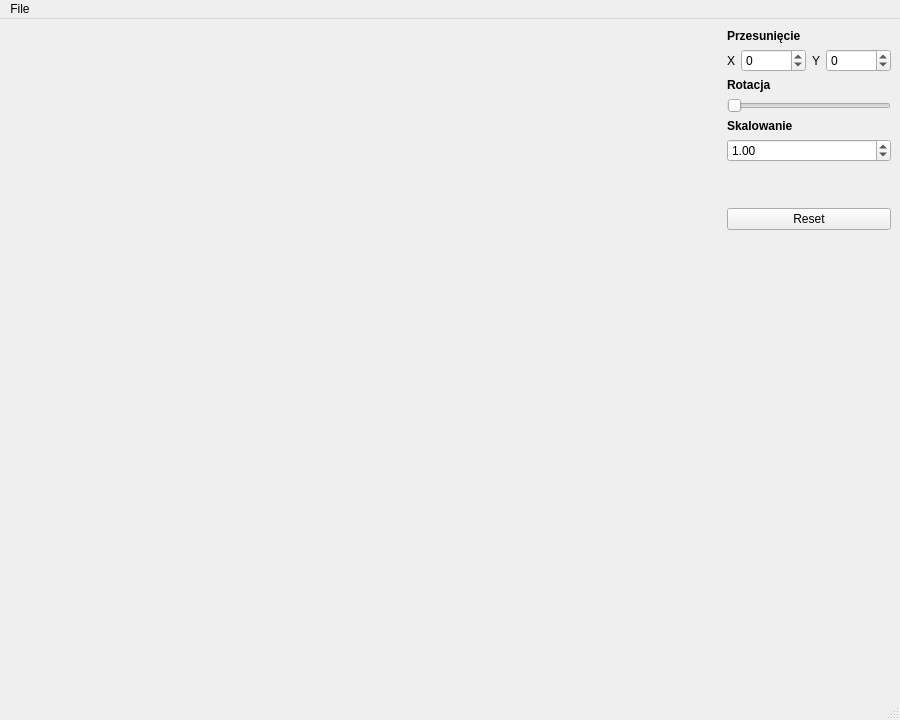
<?xml version="1.0" encoding="UTF-8"?>
<ui version="4.0">
 <class>MainWindow</class>
 <widget class="QMainWindow" name="MainWindow">
  <property name="geometry">
   <rect>
    <x>0</x>
    <y>0</y>
    <width>900</width>
    <height>720</height>
   </rect>
  </property>
  <property name="sizePolicy">
   <sizepolicy hsizetype="Preferred" vsizetype="Preferred">
    <horstretch>0</horstretch>
    <verstretch>0</verstretch>
   </sizepolicy>
  </property>
  <property name="windowTitle">
   <string>Maksymilian Piotrowicz - Splot</string>
  </property>
  <widget class="QWidget" name="centralwidget">
   <property name="sizePolicy">
    <sizepolicy hsizetype="Expanding" vsizetype="Expanding">
     <horstretch>0</horstretch>
     <verstretch>0</verstretch>
    </sizepolicy>
   </property>
   <widget class="QWidget" name="horizontalLayoutWidget">
    <property name="geometry">
     <rect>
      <x>10</x>
      <y>10</y>
      <width>881</width>
      <height>641</height>
     </rect>
    </property>
    <layout class="QHBoxLayout" name="horizontalLayout">
     <item>
      <widget class="QLabel" name="img_label">
       <property name="text">
        <string/>
       </property>
      </widget>
     </item>
     <item>
      <spacer name="horizontalSpacer">
       <property name="orientation">
        <enum>Qt::Horizontal</enum>
       </property>
       <property name="sizeHint" stdset="0">
        <size>
         <width>40</width>
         <height>20</height>
        </size>
       </property>
      </spacer>
     </item>
     <item>
      <layout class="QVBoxLayout" name="verticalLayout_2">
       <item>
        <widget class="QLabel" name="label">
         <property name="font">
          <font>
           <bold>true</bold>
          </font>
         </property>
         <property name="text">
          <string>Przesunięcie</string>
         </property>
        </widget>
       </item>
       <item>
        <layout class="QHBoxLayout" name="horizontalLayout_2">
         <item>
          <widget class="QLabel" name="label_3">
           <property name="text">
            <string>X</string>
           </property>
          </widget>
         </item>
         <item>
          <widget class="QSpinBox" name="x_move_box">
           <property name="minimum">
            <number>-10000</number>
           </property>
           <property name="maximum">
            <number>10000</number>
           </property>
          </widget>
         </item>
         <item>
          <widget class="QLabel" name="label_5">
           <property name="text">
            <string>Y</string>
           </property>
          </widget>
         </item>
         <item>
          <widget class="QSpinBox" name="y_move_box">
           <property name="minimum">
            <number>-10000</number>
           </property>
           <property name="maximum">
            <number>10000</number>
           </property>
          </widget>
         </item>
        </layout>
       </item>
       <item>
        <widget class="QLabel" name="label_4">
         <property name="font">
          <font>
           <bold>true</bold>
          </font>
         </property>
         <property name="text">
          <string>Rotacja</string>
         </property>
        </widget>
       </item>
       <item>
        <widget class="QSlider" name="rotation_slider">
         <property name="sizePolicy">
          <sizepolicy hsizetype="Minimum" vsizetype="Fixed">
           <horstretch>0</horstretch>
           <verstretch>0</verstretch>
          </sizepolicy>
         </property>
         <property name="maximum">
          <number>360</number>
         </property>
         <property name="orientation">
          <enum>Qt::Horizontal</enum>
         </property>
        </widget>
       </item>
       <item>
        <widget class="QLabel" name="label_2">
         <property name="text">
          <string>&lt;html&gt;&lt;head/&gt;&lt;body&gt;&lt;p&gt;&lt;span style=&quot; font-weight:700;&quot;&gt;Skalowanie&lt;/span&gt;&lt;/p&gt;&lt;/body&gt;&lt;/html&gt;</string>
         </property>
        </widget>
       </item>
       <item>
        <widget class="QDoubleSpinBox" name="scale_box">
         <property name="minimum">
          <double>0.050000000000000</double>
         </property>
         <property name="maximum">
          <double>100.000000000000000</double>
         </property>
         <property name="singleStep">
          <double>0.100000000000000</double>
         </property>
         <property name="value">
          <double>1.000000000000000</double>
         </property>
        </widget>
       </item>
       <item>
        <spacer name="verticalSpacer_2">
         <property name="orientation">
          <enum>Qt::Vertical</enum>
         </property>
         <property name="sizeType">
          <enum>QSizePolicy::Fixed</enum>
         </property>
         <property name="sizeHint" stdset="0">
          <size>
           <width>20</width>
           <height>40</height>
          </size>
         </property>
        </spacer>
       </item>
       <item>
        <widget class="QPushButton" name="reset_button">
         <property name="text">
          <string>Reset</string>
         </property>
        </widget>
       </item>
       <item>
        <spacer name="verticalSpacer">
         <property name="orientation">
          <enum>Qt::Vertical</enum>
         </property>
         <property name="sizeHint" stdset="0">
          <size>
           <width>20</width>
           <height>40</height>
          </size>
         </property>
        </spacer>
       </item>
      </layout>
     </item>
    </layout>
   </widget>
  </widget>
  <widget class="QMenuBar" name="menubar">
   <property name="geometry">
    <rect>
     <x>0</x>
     <y>0</y>
     <width>900</width>
     <height>25</height>
    </rect>
   </property>
   <widget class="QMenu" name="menuFile">
    <property name="title">
     <string>File</string>
    </property>
    <addaction name="actionOpen"/>
    <addaction name="actionExit"/>
   </widget>
   <addaction name="menuFile"/>
  </widget>
  <widget class="QStatusBar" name="statusbar"/>
  <action name="actionOpen">
   <property name="text">
    <string>Open</string>
   </property>
  </action>
  <action name="actionExit">
   <property name="text">
    <string>Exit</string>
   </property>
  </action>
 </widget>
 <resources/>
 <connections>
  <connection>
   <sender>actionExit</sender>
   <signal>triggered()</signal>
   <receiver>MainWindow</receiver>
   <slot>close()</slot>
   <hints>
    <hint type="sourcelabel">
     <x>-1</x>
     <y>-1</y>
    </hint>
    <hint type="destinationlabel">
     <x>399</x>
     <y>299</y>
    </hint>
   </hints>
  </connection>
 </connections>
</ui>
